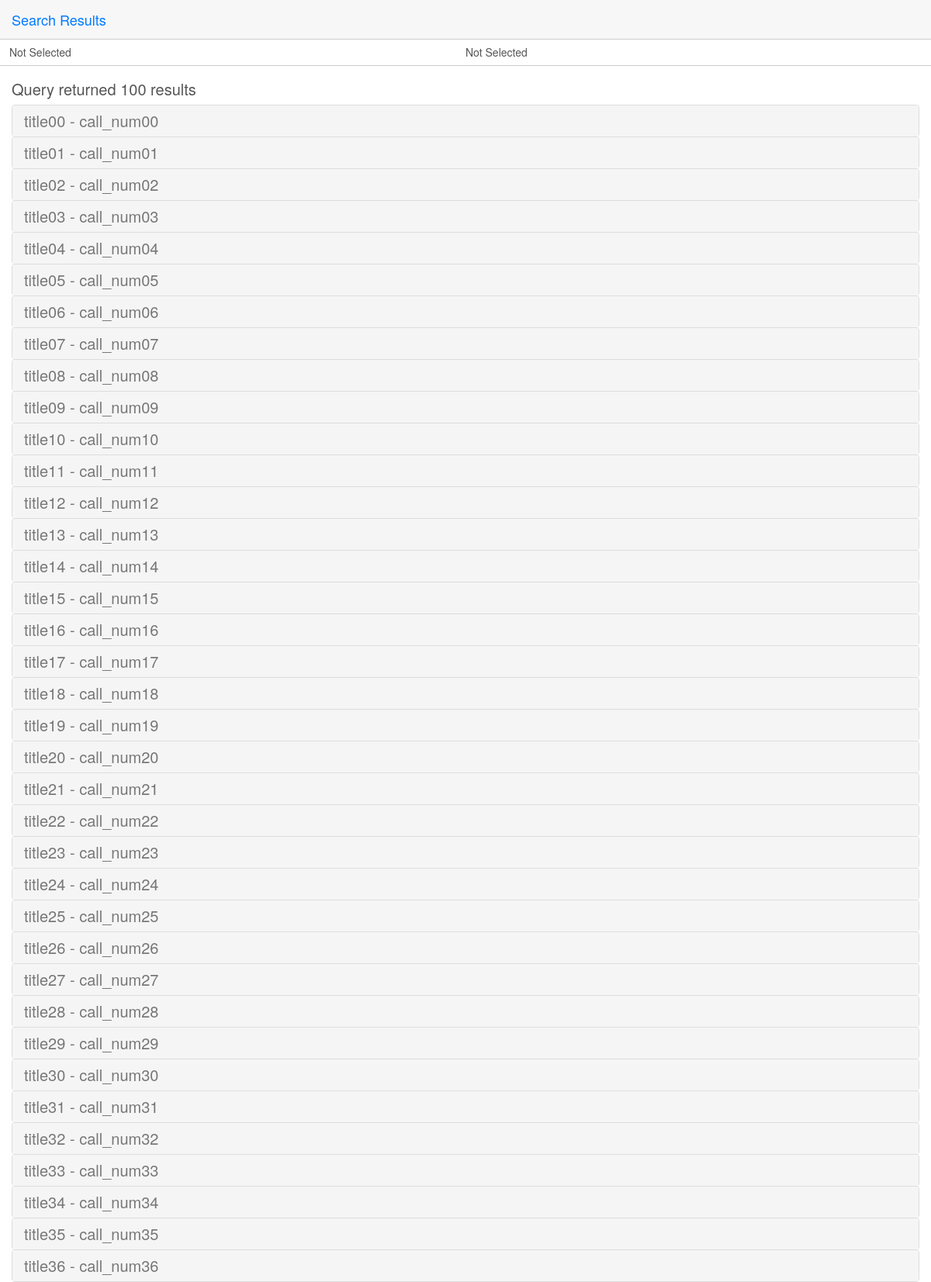
The app's page /inventory/results.php (upper part) with its own data.
### tables this page shows
CREATE TABLE IF NOT EXISTS `inv_db` (
  `barcode` int(11) NOT NULL,
  `title` varchar(255) NOT NULL,
  `author` varchar(255) NOT NULL,
  `accession_num` varchar(255) NOT NULL,
  `call_num` varchar(255) NOT NULL,
  `flag` int(1) DEFAULT NULL,
  `timestamp` timestamp NULL DEFAULT NULL
);

### inventory/results.php (the view, shortened to what this page needs)
<!DOCTYPE html>
<html>
  <head>
<?php
  include_once 'includes/db_connect.php';
  $keyword = $_GET['keyword'];
  if (isset($_GET['field'])){
    $field = $_GET['field'];
    $fflag = '0';
  } else {
    $field = 'title';
    $fflag = '1';
  }
  if (isset($_GET['sort'])){
    $sort = $_GET['sort'];
    $sflag = '0';
  } else {
    $sort = 'ASC';
    $sflag = '1';
  }
  $sql 			= "SELECT * FROM inv_db WHERE " . $field . " LIKE '%" . $keyword . "%' ORDER BY " . $field . " " . $sort . ";";
  $result 		= $link->query($sql);
  $row_count    = mysqli_num_rows($result);
  $pop			= 1;
?>
    <link rel="stylesheet" href="../dist/css/mobile-angular-ui-hover.min.css" />
    <link rel="stylesheet" href="../dist/css/mobile-angular-ui-base.min.css" />
    <link rel="stylesheet" href="../dist/css/mobile-angular-ui-desktop.min.css" />
    <link rel="stylesheet" href="misa.css" />
  </head>
  <body ng-app="MobileAngularUiExamples" ng-controller="MainController">
    <div class="app">
      <div class="navbar navbar-app navbar-absolute-top">
        <div class="navbar-brand navbar-brand-center" yield-to="title">
        </div>
      </div>
      <div class="app-body">
		<div content-for="title">
		  <span>Search Results</span>
		</div>
		<div class="form-control app-search">
			<table width="100%">
				<tr>
					<td><?php
									if ($fflag=='0') {
											if ($field=="title"){
												echo 'Title';
											} else if ($field=="call_num"){
												echo 'Call Number';
											} else if ($field=='accession_num'){
												echo 'Accession Number';
											} else if ($field=='author'){
												echo 'Author';
											} else if ($field=='barcode'){
												echo 'Barcode';
											} else if ($field=='timestamp'){
												echo 'Timestamp';
											} else {
												echo 'Unspecified Field';
											}
									} else {
											echo 'Not Selected';
									}
						?>
					</td>
					<td><?php
									if ($sflag=='0'){
												if ($sort=="ASC"){
													echo 'Ascending';
												} else if ($sort=="DESC"){
													echo 'Descending';
												} else {
													echo 'Unspecified Sorting';
												}
									} else {
										echo 'Not Selected';
									}
						?>
					</td>
				</tr>
			</table>
		</div>
		<div class="scrollable-content">
		 <div class="scrollable-content container-fluid section">
				<div class="panel-group" id="accordion">
				  <h4 class="panel-title" style="color: #555">
					Query returned <?php print $row_count?>
					<?php
						if ($row_count>'1' or $row_count=='0'){
					?>
						results
					<?php
						} else {
					?>
						result
					<?php
						}
					?>
			    </h4>
			<?php
				while ($row = $result->fetch_assoc())	{
			?>
				  <div class="panel panel-default">
					<div class="panel-heading" toggle target="collapse<?php print $pop?>">
					  <h4 class="panel-title">
						  <?php print $row['title']?> - <?php print $row['call_num']?>
					  </h4>
					</div>
				  </div>
				<?php
						$pop++;
					}
				?>
			</div>
		  </div>
		</div>
	  </div>
    </div>
  </body>
</html>

### records on screen
inv_db: title "title00", call_num "call_num00"
inv_db: title "title01", call_num "call_num01"
inv_db: title "title02", call_num "call_num02"
inv_db: title "title03", call_num "call_num03"
inv_db: title "title04", call_num "call_num04"
inv_db: title "title05", call_num "call_num05"
inv_db: title "title06", call_num "call_num06"
inv_db: title "title07", call_num "call_num07"
inv_db: title "title08", call_num "call_num08"
inv_db: title "title09", call_num "call_num09"
inv_db: title "title10", call_num "call_num10"
inv_db: title "title11", call_num "call_num11"
inv_db: title "title12", call_num "call_num12"
inv_db: title "title13", call_num "call_num13"
inv_db: title "title14", call_num "call_num14"
inv_db: title "title15", call_num "call_num15"
inv_db: title "title16", call_num "call_num16"
inv_db: title "title17", call_num "call_num17"
inv_db: title "title18", call_num "call_num18"
inv_db: title "title19", call_num "call_num19"
inv_db: title "title20", call_num "call_num20"
inv_db: title "title21", call_num "call_num21"
inv_db: title "title22", call_num "call_num22"
inv_db: title "title23", call_num "call_num23"
inv_db: title "title24", call_num "call_num24"
inv_db: title "title25", call_num "call_num25"
inv_db: title "title26", call_num "call_num26"
inv_db: title "title27", call_num "call_num27"
inv_db: title "title28", call_num "call_num28"
inv_db: title "title29", call_num "call_num29"
inv_db: title "title30", call_num "call_num30"
inv_db: title "title31", call_num "call_num31"
inv_db: title "title32", call_num "call_num32"
inv_db: title "title33", call_num "call_num33"
inv_db: title "title34", call_num "call_num34"
inv_db: title "title35", call_num "call_num35"
inv_db: title "title36", call_num "call_num36"

### other values on screen
$row_count "100"
